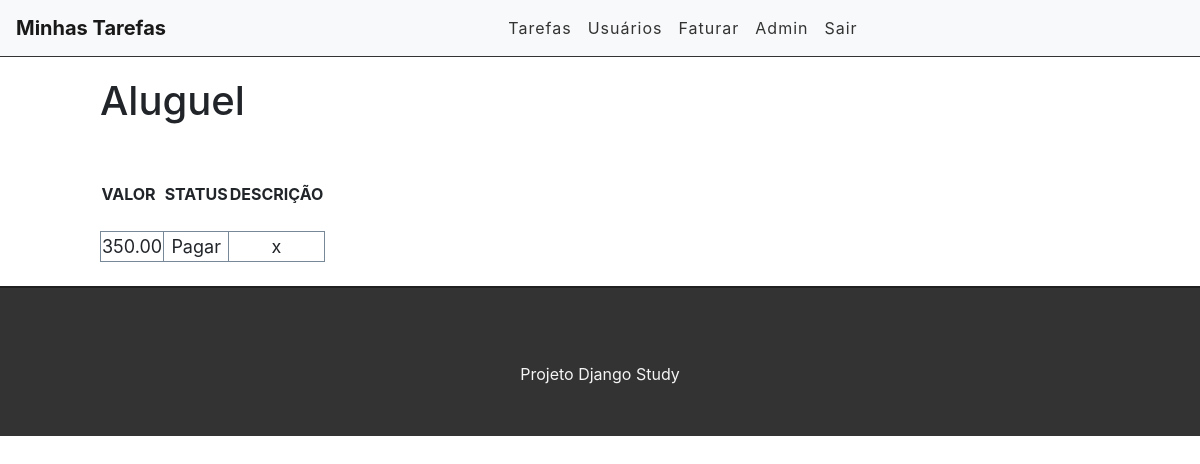
The app's page /task/3 (signed in) with its own data.
### conta/models.py (models this page shows, shortened)
class Task(models.Model):
    STATUS = (
        ('Pago', 'Pago'),
        ('Pagar', 'Pagar'),
    )
    type_task = models.ForeignKey(TypeTask, verbose_name='Tipo de Conta', on_delete=models.CASCADE)
    name = models.CharField(verbose_name='Nome de Conta', max_length=255)
    description = models.TextField(verbose_name='Descrição de Conta', null=False)
    varcont = models.DecimalField(verbose_name='Valor da Conta', max_digits=5, decimal_places=2)
    done = models.CharField(verbose_name='Status da Conta', max_length=7,choices=STATUS,)
    create_at = models.DateTimeField(auto_now_add=True)
    update_at = models.DateTimeField(auto_now=True)

### conta/views.py (the view)
# urls.py: path('task/<int:id>', views.taskView, name='task-view'),
@login_required
def taskView(request, id):
    task = get_object_or_404(Task, pk=id)
    return render(request, 'conta/task.html', {'task': task})

### conta/templates/conta/task.html (shortened to what this page needs)
{% extends 'base.html' %}
{% block content %}
<div class="offset-1 col-16 list-div">
    <h1>{{task.name}}</h1>
<table class="minhaTabela">
            <thead>
                <tr ><br><br>
                    <th scope="row" rowspan="1" colspan="1">VALOR<br><br></th>
                    <th>STATUS<br><br></td>
                    <th>DESCRIÇÃO<br><br></td>
                </tr>
            </thead>
            <tbody>
                <tr>
                    <td>{{task.varcont}}</td>
                    <td>{{task.done}}</td>
                    <td>{{task.description}}</td>
                </tr>
            </tbody>
    </table>
</div>
<br>
{% endblock %}

### conta/static/css/styles.css (style rules this page uses)
.list-div { padding: 0; }
.minhaTabela tr td { font-size: 18px; text-align: center; width: auto; cursor: pointer; border-collapse: collapse; border: 1px solid #778899; }

### records on screen
Task: name "Aluguel", varcont "350.00", done "Pagar", description "x"
